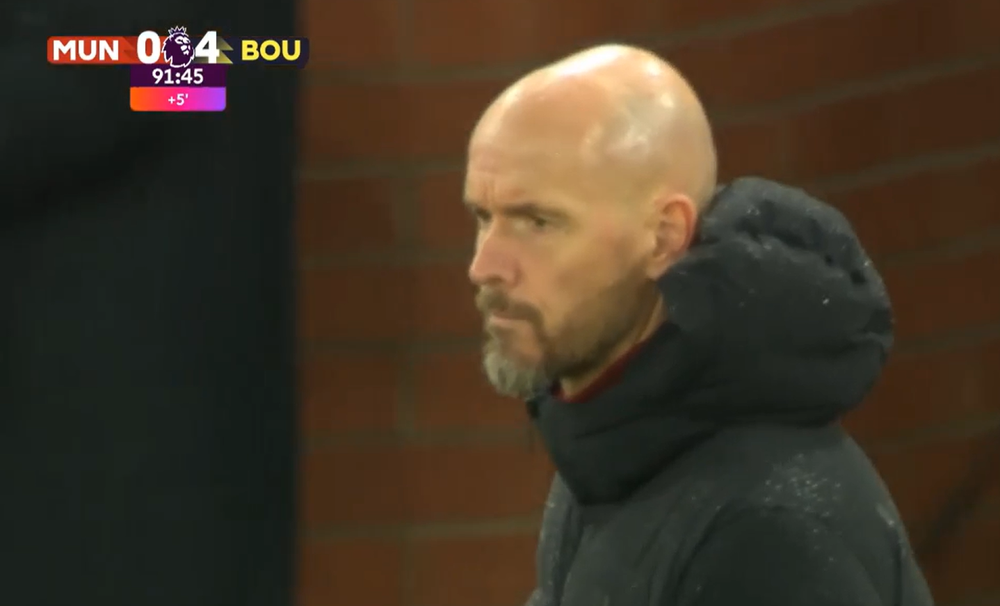
#> input picture RAW.png, 1000 x 606 px, shrunk from 1438 x 871 before the run
$ python adjusting.py
#> lines starting #> are read from the running program, lines starting #| are printed output that depends on the picture
#> further down, image is the input picture: PIL image 1000x606 RGBA; mean R, G, B, A 65.8, 53.5, 38.2, 255
from PIL import Image, ImageEnhance

def adjust_brightness(image, factor):
    """
    Adjust the brightness of the image.
    :param image: PIL Image object
    :param factor: Brightness factor (>1 to increase brightness, <1 to decrease brightness)
    :return: Adjusted PIL Image object
    """
#> called with factor = 1.5
    enhancer = ImageEnhance.Brightness(image)
    adjusted_image = enhancer.enhance(factor)
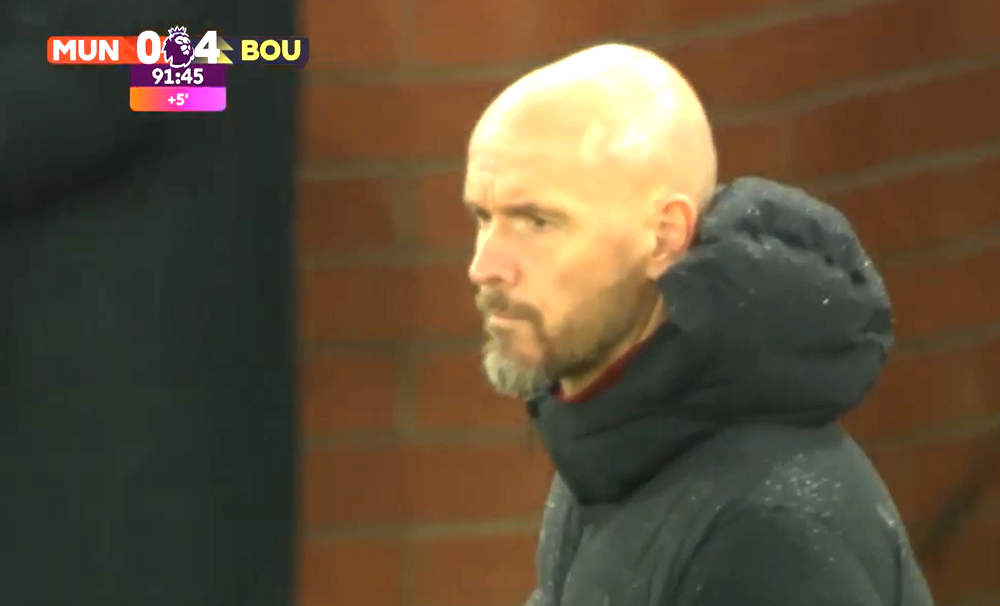
#> adjusted_image: PIL image 1000x606 RGBA; mean R, G, B, A 93.9, 78.6, 56.4, 255
    return adjusted_image

def adjust_contrast(image, factor):
    """
    Adjust the contrast of the image.
    :param image: PIL Image object
    :param factor: Contrast factor (>1 to increase contrast, <1 to decrease contrast)
    :return: Adjusted PIL Image object
    """
#> called with factor = 1.5
    enhancer = ImageEnhance.Contrast(image)
    adjusted_image = enhancer.enhance(factor)
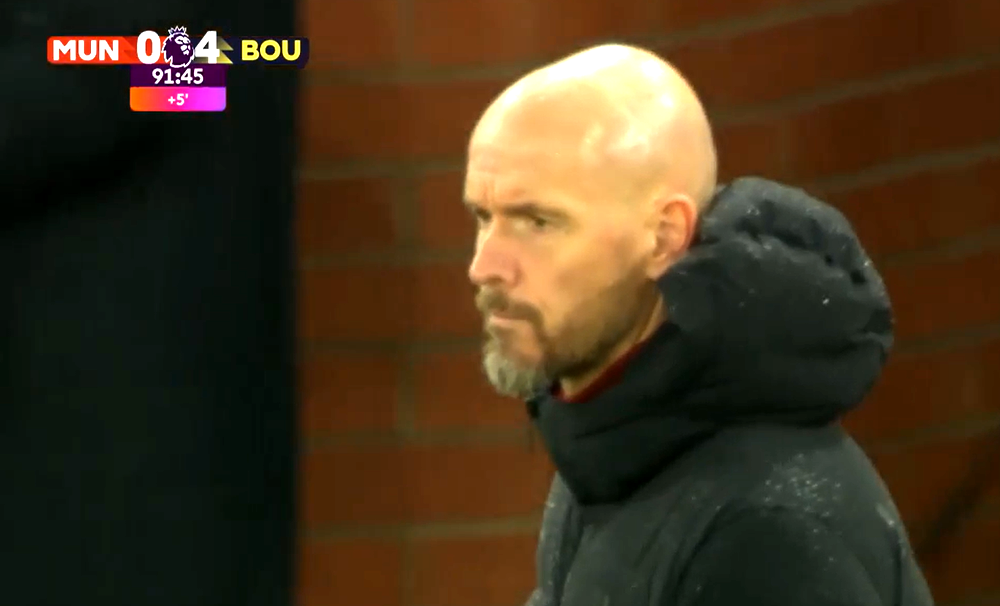
#> adjusted_image: PIL image 1000x606 RGBA; mean R, G, B, A 68.4, 51.7, 29.2, 255
    return adjusted_image

# Load the image
image = Image.open("RAW.png")

# Adjust brightness (increase by a factor of 1.5)
brightened_image = adjust_brightness(image, 1.5)

# Adjust contrast (increase by a factor of 1.5)
high_contrast_image = adjust_contrast(image, 1.5)

# Display or save the adjusted images
brightened_image.save("brightened_image.png")
# brightened_image.show()

high_contrast_image.save("high_contrast_image.png")
# high_contrast_image.show()
